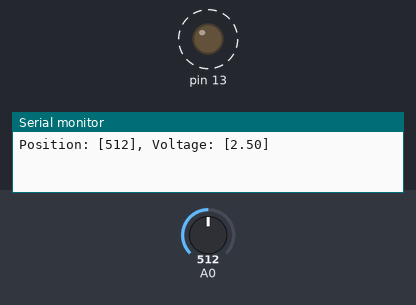
The sketch below on a simulated Arduino Uno, built with avr-gcc and run on an emulated ATmega328P. Parts: output pins drawn as LEDs (lit = HIGH), the last lines printed to the serial monitor. Dashed ring = blinking. Inputs (shaded band) come from the test bench; at power-on: A0 = 512.

Above: at 1.8 s.
1.9 s: A0 set to 0
At 2.4 s:
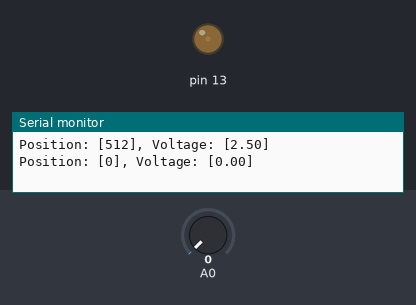
3.6 s: A0 set to 122
At 3.9 s:
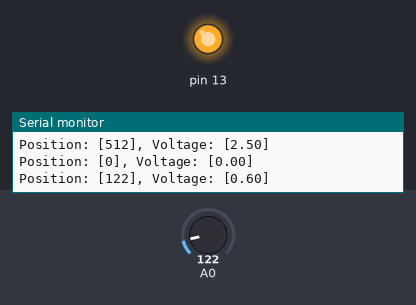
Timing chart, 0 to 13.1 s (numbered marks = the images above; inputs shaded):
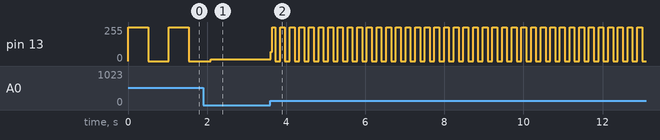

Measured:
- after the input at 3.6 s, pin 13: 14/255 → 71/255 at once, then moves between 0/255 and 255/255, repeating every 0.24 s
- by itself, pin 13: alternates 255/255 for 0.51 s and 0/255 for 0.51 s

The sketch:

unit1-circuit1b-potentiometer.ino
```cpp
int potPosition;
float voltage;
int previousPos;

void setup() {
  Serial.begin(9600);  // connect to computer
  pinMode(13, OUTPUT);
}

void loop() {
  potPosition = analogRead(A0);
  voltage = potPosition * (5.0 / 1023.0);
  if (potPosition != previousPos) {
    Serial.println("Position: [" + String(potPosition) + "], Voltage: [" + String(voltage) +"]");
    previousPos = potPosition;
  }
  digitalWrite(13, HIGH);
  delay(potPosition);
  digitalWrite(13, LOW);
  delay(potPosition);
}
```
